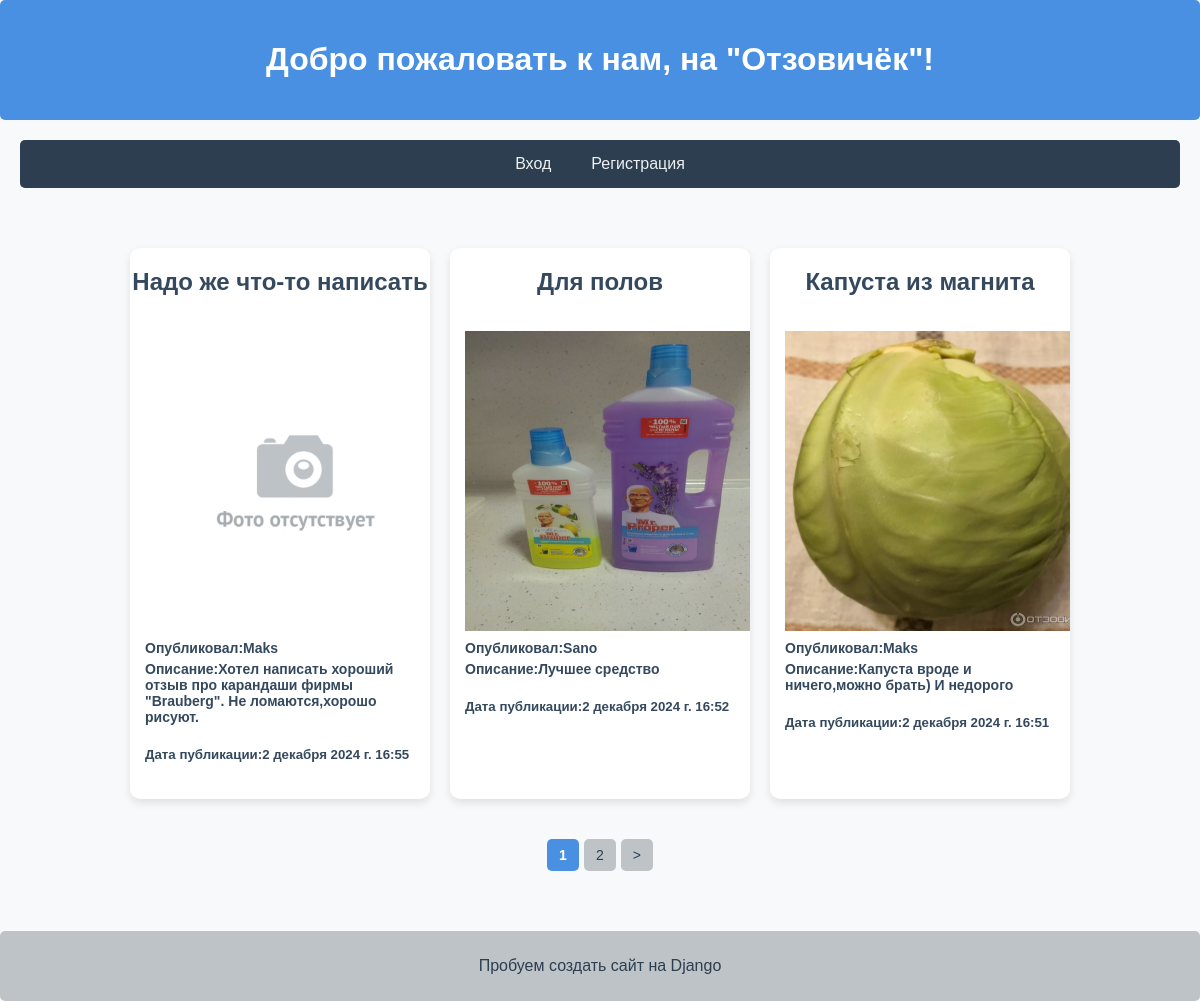
The page / on the database its author committed.
### posts/models.py (models this page shows, shortened)
class Post(models.Model):
    title = models.CharField(max_length=250, verbose_name='Название:')
    content = models.TextField(verbose_name='Содержание')
    image = models.ImageField(upload_to='posts_images', null=True, blank=True, verbose_name='Фото\Картинка:')
    name = models.ForeignKey(User, on_delete=models.CASCADE)
    date_create = models.DateTimeField(auto_now_add=True)

### users/models.py (models this page shows)
class User(AbstractUser):
    age = models.IntegerField(null=True, blank=True)
    city = models.CharField(max_length=100, null=True, blank=True)
    image = models.ImageField(upload_to='users_images', null=True, blank=True)
    def __str__(self):
        return self.username

### posts/views.py (the view)
# urls.py: path('', index, name='index'),
def index(request):
    posts = Post.objects.all().order_by('-date_create')
    paginator = Paginator(posts, 3)
    page_number = request.GET.get('page')
    page_obj = paginator.get_page(page_number)
    context = {'posts': posts,
               'page_obj': page_obj}
    return render(request, 'index.html', context)

### posts/templates/index.html (shortened to what this page needs)
{% extends 'base.html' %}
{% block navigator %}
<div class="menu">
    <ul class="menu-content">
        {% if user.is_authenticated %}
        <li><a href="{% url 'users:profile' %}">{{ user.username }}</a></li>
        <li><a href='{% url "users:logout" %}'>Выйти</a></li>
        <a href="{% url 'posts:post_create' %}">Создать новый пост</a>
        {% else %}
        <li><a href="{% url 'users:login' %}">Вход</a></li>
        <li><a href="{% url 'users:registration' %}">Регистрация</a></li>
        {% endif %}
    </ul>
</div>
{% endblock %}
{% block content %}
{{ block.super }}
{% endblock %}

### posts/templates/base.html (shortened to what this page needs)
{% load static %}
<!DOCTYPE html>
<html lang="ru">
<head>
    <link rel="stylesheet" href="{% static 'css/style.css' %}">
</head>
<body>
<header>
    {% block header %}
    <h1>Добро пожаловать к нам, на "Отзовичёк"!</h1>
    {% endblock %}
</header>
<nav>
    {% block navigator %}
    {% endblock %}
</nav>
<main>
    {% block content %}
    <div class="post-container">
        {% for post in page_obj %}
        <div class="post-card">
            <h2><a><center>{{ post.title }}</center></a></h2>
            <div class="post-details">
                <img width="300" height="300"
                     src="{% if post.image %} {{ post.image.url }} {% else %} {% static 'media/no_image.png' %} {% endif %}">
                <p><strong>Опубликовал:{{ post.name }}</strong></p>
                <p><strong>Описание:{{ post.content }}</strong></p>
                <p><strong><h5>Дата публикации:{{ post.date_create }}</h5></strong></p>
            </div>
        </div>
        {% endfor %}
    </div>
    {% if page_obj.has_other_pages %}
    <nav class="list-page">
        <ul>
            {% for p in page_obj.paginator.page_range %}
            {% if page_obj.number == p %}
            <li class="page-num page-num-selected">{{ p }}</li>
            {% elif p >= page_obj.number|add:-2 and p <= page_obj.number|add:2 %}
            <li class="page-num">
                <a href="?page={{ p }}">{{ p }}</a>
            </li>
            {% endif %}
            {% endfor %}
            {% if page_obj.has_next %}
            <li class="page-num">
                <a href="?page={{ page_obj.next_page_number }}">&gt;</a>
            </li>
            {% endif %}
        </ul>
    </nav>
    {% endif %}
    {% endblock %}
</main>
<footer>
    {% block footer %}
    <p>Пробуем создать сайт на Django</p>
    {% endblock %}
</footer>
</body>
</html>

### static/css/style.css (style rules this page uses)
body { font-family: Arial, sans-serif; background-color: #f8f9fa; margin: 0; padding: 0; color: #34495e; }
header, nav, main, footer { padding: 20px; margin: 0 auto; max-width: 1200px; }
header { background-color: #4a90e2; color: #fff; text-align: center; border-radius: 5px; }
.menu { position: relative; background-color: #2c3e50; border-radius: 5px; }
.menu-content { display: flex; list-style: none; margin: 0; padding: 0; justify-content: center; color:#fff; }
.menu-content li { margin: 0; }
.menu-content a { display: block; padding: 15px 20px; color: #ecf0f1; text-decoration: none; transition: background 0.3s, color 0.3s; }
.post-container { display: flex; flex-wrap: wrap; gap: 20px; justify-content: center; margin-top: 20px; }
.post-card { background-color: #fff; border-radius: 10px; box-shadow: 0 4px 8px rgba(0, 0, 0, 0.1); width: 300px; overflow: hidden; transition: transform 0.3s, box-shadow 0.3s; }
.post-details { padding: 15px; }
.post-details p { margin: 5px 0; color: #34495e; font-size: 14px; }
footer { background-color: #bdc3c7; text-align: center; padding: 10px; color: #2c3e50; border-radius: 5px; }
.list-page { margin: 20px 0; text-align: center; display: flex; justify-content: center; align-items: center; gap: 10px; }
.list-page ul { list-style: none; display: flex; padding: 0; margin: 0; gap: 5px; }
.page-num { font-size: 14px; color: #34495e; }
.page-num a { display: inline-block; padding: 8px 12px; background-color: #bdc3c7; color: #2c3e50; text-decoration: none; border-radius: 5px; transition: background-color 0.3s, color 0.3s; }
.page-num-selected { display: inline-block; padding: 8px 12px; background-color: #4a90e2; color: #ffffff; border-radius: 5px; font-weight: bold; pointer-events: none; }

### rows shown on the page
Post: title "Надо же что-то написать", name "Maks", content "Хотел написать хороший отзыв про карандаши фирмы \"Brauberg\". Не ломаются,хорошо рисуют.", date_create "2 декабря 2024 г. 16:55"
Post: title "Для полов", image (picture), name "Sano", content "Лучшее средство", date_create "2 декабря 2024 г. 16:52"
Post: title "Капуста из магнита", image (picture), name "Maks", content "Капуста вроде и ничего,можно брать) И недорого", date_create "2 декабря 2024 г. 16:51"

### other values the page prints
{{ p }} "1"
{{ p }} "2"
